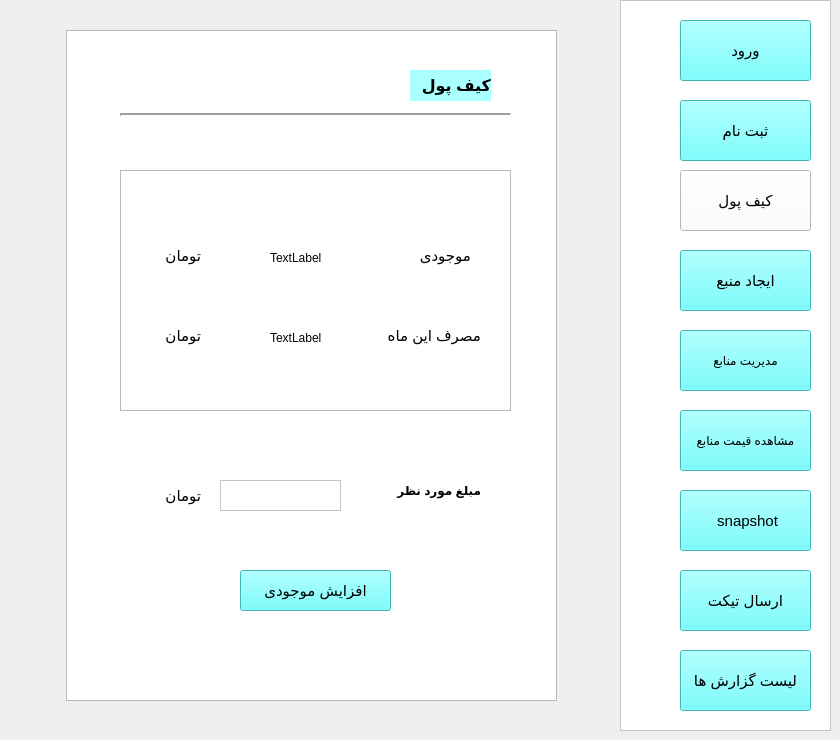
    <widget class="QWidget" name="page">
     <widget class="QFrame" name="frame">
      <property name="geometry">
       <rect>
        <x>620</x>
        <y>0</y>
        <width>211</width>
        <height>731</height>
       </rect>
      </property>
      <property name="styleSheet">
       <string notr="true">background-color: rgb(255, 255, 255);</string>
      </property>
      <property name="frameShape">
       <enum>QFrame::StyledPanel</enum>
      </property>
      <property name="frameShadow">
       <enum>QFrame::Raised</enum>
      </property>
      <widget class="QPushButton" name="snap_btn1">
       <property name="geometry">
        <rect>
         <x>60</x>
         <y>490</y>
         <width>131</width>
         <height>61</height>
        </rect>
       </property>
       <property name="font">
        <font>
         <pointsize>11</pointsize>
        </font>
       </property>
       <property name="styleSheet">
        <string notr="true">background-color: rgb(85, 255, 255);</string>
       </property>
       <property name="text">
        <string> snapshot</string>
       </property>
      </widget>
      <widget class="QPushButton" name="taghir_btn1">
       <property name="geometry">
        <rect>
         <x>60</x>
         <y>330</y>
         <width>131</width>
         <height>61</height>
        </rect>
       </property>
       <property name="font">
        <font>
         <pointsize>9</pointsize>
         <weight>50</weight>
         <bold>false</bold>
        </font>
       </property>
       <property name="styleSheet">
        <string notr="true">background-color: rgb(255, 255, 255);
background-color: rgb(85, 255, 255);</string>
       </property>
       <property name="text">
        <string>مدیریت منابع</string>
       </property>
      </widget>
      <widget class="QPushButton" name="ijad_btn1">
       <property name="geometry">
        <rect>
         <x>60</x>
         <y>250</y>
         <width>131</width>
         <height>61</height>
        </rect>
       </property>
       <property name="font">
        <font>
         <pointsize>11</pointsize>
        </font>
       </property>
       <property name="styleSheet">
        <string notr="true">background-color: rgb(85, 255, 255);</string>
       </property>
       <property name="text">
        <string>ایجاد منبع</string>
       </property>
      </widget>
      <widget class="QPushButton" name="sabtenam_btn3">
       <property name="geometry">
        <rect>
         <x>60</x>
         <y>100</y>
         <width>131</width>
         <height>61</height>
        </rect>
       </property>
       <property name="font">
        <font>
         <pointsize>11</pointsize>
        </font>
       </property>
       <property name="styleSheet">
        <string notr="true">background-color: rgb(85, 255, 255);</string>
       </property>
       <property name="text">
        <string>ثبت نام</string>
       </property>
      </widget>
      <widget class="QPushButton" name="price_btn1">
       <property name="geometry">
        <rect>
         <x>60</x>
         <y>410</y>
         <width>131</width>
         <height>61</height>
        </rect>
       </property>
       <property name="font">
        <font>
         <pointsize>9</pointsize>
        </font>
       </property>
       <property name="styleSheet">
        <string notr="true">background-color: rgb(85, 255, 255);</string>
       </property>
       <property name="text">
        <string>مشاهده قیمت منابع</string>
       </property>
      </widget>
      <widget class="QPushButton" name="login_btn4">
       <property name="geometry">
        <rect>
         <x>60</x>
         <y>20</y>
         <width>131</width>
         <height>61</height>
        </rect>
       </property>
       <property name="font">
        <font>
         <pointsize>11</pointsize>
        </font>
       </property>
       <property name="styleSheet">
        <string notr="true">background-color: rgb(255, 255, 255);
background-color: rgb(85, 255, 255);</string>
       </property>
       <property name="text">
        <string>ورود</string>
       </property>
      </widget>
      <widget class="QPushButton" name="ticket_btn1">
       <property name="geometry">
        <rect>
         <x>60</x>
         <y>570</y>
         <width>131</width>
         <height>61</height>
        </rect>
       </property>
       <property name="font">
        <font>
         <pointsize>11</pointsize>
        </font>
       </property>
       <property name="styleSheet">
        <string notr="true">background-color: rgb(85, 255, 255);</string>
       </property>
       <property name="text">
        <string>ارسال تیکت</string>
       </property>
      </widget>
      <widget class="QPushButton" name="wallet_btn1">
       <property name="geometry">
        <rect>
         <x>60</x>
         <y>170</y>
         <width>131</width>
         <height>61</height>
        </rect>
       </property>
       <property name="font">
        <font>
         <pointsize>11</pointsize>
        </font>
       </property>
       <property name="styleSheet">
        <string notr="true">background-color: rgb(85, 255, 255);
background-color: rgb(255, 255, 255);</string>
       </property>
       <property name="text">
        <string>کیف پول</string>
       </property>
      </widget>
      <widget class="QPushButton" name="gozaresh_btn1">
       <property name="geometry">
        <rect>
         <x>60</x>
         <y>650</y>
         <width>131</width>
         <height>61</height>
        </rect>
       </property>
       <property name="font">
        <font>
         <pointsize>11</pointsize>
        </font>
       </property>
       <property name="styleSheet">
        <string notr="true">background-color: rgb(85, 255, 255);</string>
       </property>
       <property name="text">
        <string>لیست گزارش ها</string>
       </property>
      </widget>
     </widget>
     <widget class="QWidget" name="widget_3" native="true">
      <property name="geometry">
       <rect>
        <x>0</x>
        <y>0</y>
        <width>621</width>
        <height>731</height>
       </rect>
      </property>
      <widget class="QGraphicsView" name="graphicsView">
       <property name="geometry">
        <rect>
         <x>66</x>
         <y>30</y>
         <width>491</width>
         <height>671</height>
        </rect>
       </property>
      </widget>
      <widget class="QLabel" name="label_9">
       <property name="geometry">
        <rect>
         <x>410</x>
         <y>70</y>
         <width>81</width>
         <height>31</height>
        </rect>
       </property>
       <property name="font">
        <font>
         <pointsize>12</pointsize>
         <weight>75</weight>
         <bold>true</bold>
        </font>
       </property>
       <property name="layoutDirection">
        <enum>Qt::RightToLeft</enum>
       </property>
       <property name="styleSheet">
        <string notr="true">background-color: rgb(170, 255, 255);</string>
       </property>
       <property name="text">
        <string>کیف پول</string>
       </property>
      </widget>
      <widget class="Line" name="line">
       <property name="geometry">
        <rect>
         <x>120</x>
         <y>100</y>
         <width>391</width>
         <height>31</height>
        </rect>
       </property>
       <property name="lineWidth">
        <number>2</number>
       </property>
       <property name="orientation">
        <enum>Qt::Horizontal</enum>
       </property>
      </widget>
      <widget class="QPushButton" name="afzayesh_mojodi_btn">
       <property name="geometry">
        <rect>
         <x>240</x>
         <y>570</y>
         <width>151</width>
         <height>41</height>
        </rect>
       </property>
       <property name="font">
        <font>
         <pointsize>11</pointsize>
        </font>
       </property>
       <property name="styleSheet">
        <string notr="true">background-color: rgb(85, 255, 255);</string>
       </property>
       <property name="text">
        <string>افزایش موجودی</string>
       </property>
      </widget>
      <widget class="QGraphicsView" name="graphicsView_2">
       <property name="geometry">
        <rect>
         <x>120</x>
         <y>170</y>
         <width>391</width>
         <height>241</height>
        </rect>
       </property>
      </widget>
      <widget class="QLabel" name="label_16">
       <property name="geometry">
        <rect>
         <x>370</x>
         <y>320</y>
         <width>111</width>
         <height>31</height>
        </rect>
       </property>
       <property name="font">
        <font>
         <pointsize>11</pointsize>
        </font>
       </property>
       <property name="text">
        <string>مصرف این ماه</string>
       </property>
      </widget>
      <widget class="QLabel" name="label_15">
       <property name="geometry">
        <rect>
         <x>130</x>
         <y>320</y>
         <width>71</width>
         <height>31</height>
        </rect>
       </property>
       <property name="font">
        <font>
         <pointsize>11</pointsize>
        </font>
       </property>
       <property name="text">
        <string>تومان</string>
       </property>
      </widget>
      <widget class="QLabel" name="label_17">
       <property name="geometry">
        <rect>
         <x>400</x>
         <y>240</y>
         <width>71</width>
         <height>31</height>
        </rect>
       </property>
       <property name="font">
        <font>
         <pointsize>11</pointsize>
        </font>
       </property>
       <property name="text">
        <string>موجودی</string>
       </property>
      </widget>
      <widget class="QLabel" name="label_14">
       <property name="geometry">
        <rect>
         <x>130</x>
         <y>240</y>
         <width>71</width>
         <height>31</height>
        </rect>
       </property>
       <property name="font">
        <font>
         <pointsize>11</pointsize>
        </font>
       </property>
       <property name="text">
        <string>تومان</string>
       </property>
      </widget>
      <widget class="QLabel" name="label_7">
       <property name="geometry">
        <rect>
         <x>380</x>
         <y>470</y>
         <width>101</width>
         <height>41</height>
        </rect>
       </property>
       <property name="font">
        <font>
         <pointsize>9</pointsize>
         <weight>75</weight>
         <bold>true</bold>
        </font>
       </property>
       <property name="text">
        <string>مبلغ مورد نظر</string>
       </property>
      </widget>
      <widget class="QTextEdit" name="amount">
       <property name="geometry">
        <rect>
         <x>220</x>
         <y>480</y>
         <width>121</width>
         <height>31</height>
        </rect>
       </property>
       <property name="font">
        <font>
         <pointsize>8</pointsize>
        </font>
       </property>
       <property name="styleSheet">
        <string notr="true">background-color: rgb(255, 255, 255);</string>
       </property>
      </widget>
      <widget class="QLabel" name="label_52">
       <property name="geometry">
        <rect>
         <x>130</x>
         <y>480</y>
         <width>71</width>
         <height>31</height>
        </rect>
       </property>
       <property name="font">
        <font>
         <pointsize>11</pointsize>
        </font>
       </property>
       <property name="text">
        <string>تومان</string>
       </property>
      </widget>
      <widget class="QLabel" name="label_22">
       <property name="geometry">
        <rect>
         <x>270</x>
         <y>250</y>
         <width>55</width>
         <height>16</height>
        </rect>
       </property>
       <property name="text">
        <string>TextLabel</string>
       </property>
      </widget>
      <widget class="QLabel" name="label_23">
       <property name="geometry">
        <rect>
         <x>270</x>
         <y>330</y>
         <width>55</width>
         <height>16</height>
        </rect>
       </property>
       <property name="text">
        <string>TextLabel</string>
       </property>
      </widget>
     </widget>
    </widget>
